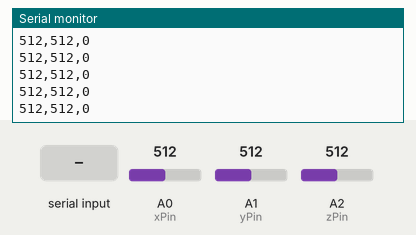
Simulated run of this sketch. Board: Arduino Uno, built with avr-gcc and run on an emulated ATmega328P. On the bench: the last lines printed to the serial monitor. The inputs (shaded band) are chosen by the test bench; at power-on: A0 (xPin) = 512, A1 (yPin) = 512, A2 (zPin) = 512.

Above: at 1.2 s.
1.3 s: byte 43 (43) received over Serial
3.0 s: byte 45 (45) received over Serial
4.5 s: byte 61 (61) received over Serial
At 4.95 s:
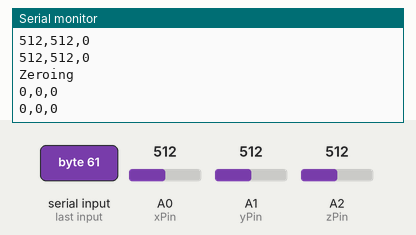
6.0 s: A0 (xPin) set to 716
At 6.2 s:
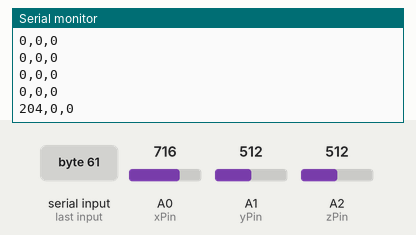
7.5 s: A1 (yPin) set to 716
At 7.7 s:
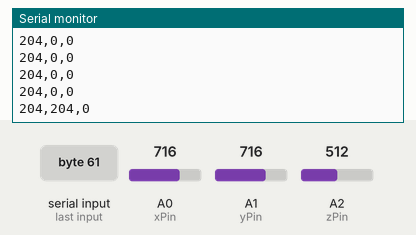
9.0 s: A2 (zPin) set to 716
At 9.21 s:
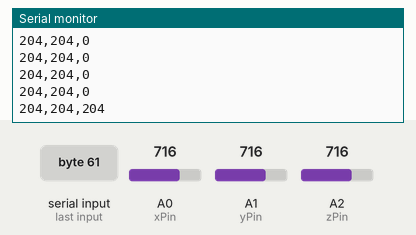
Timing chart, 0 to 11.5 s (numbered marks = the images above; inputs shaded):
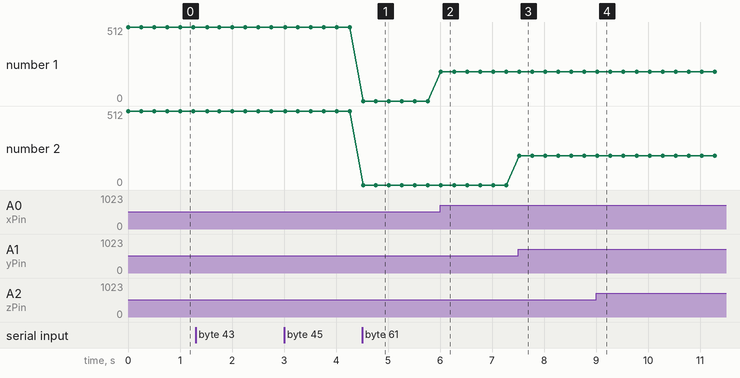

Measured:
- after the input at 4.5 s, the serial monitor: prints a new line at once (image 1)
- after the input at 6.0 s, the serial monitor: prints a new line at once (image 2)
- after the input at 7.5 s, the serial monitor: prints a new line at once (image 3)
- after the input at 9.0 s, the serial monitor: prints a new line at once (image 4)
- plotted number 1: 0 → 204 after the input at 6.0 s

The sketch:

ADXL335_Test.ino
```cpp
int xPin = A0;    // select the input pin for the potentiometer
int yPin = A1;
int zPin = A2;

int xVal, yVal, zVal = 0;  // variable to store the value coming from the sensor

int xMin, yMin, zMin = 1024;
int xMax, yMax, zMax = 0;
int command = 0;

void setup() {
  // declare the ledPin as an OUTPUT:
  Serial.begin(9600);
}

void loop() {
  // read the value from the sensor:
  xVal = analogRead(xPin);
  yVal = analogRead(yPin);
  zVal = analogRead(zPin);
  if(xVal < xMin) xMin = xVal;
  if(yVal < yMin) yMin = yVal;
  if(zVal < zMin) zMin = zVal;
  if(xVal > xMax) xMax = xVal;
  if(yVal > yMax) yMax = yVal;
  if(zVal > zMax) zMax = zVal;
  // turn the ledPin on
  Serial.print(xVal - xMin);
  Serial.print(",");
  Serial.print(yVal - yMin);
  Serial.print(",");
  Serial.println(zVal - zMin);
  delay(250);
  if(Serial.available() > 0)
  {
    command = Serial.read();
    if(command == 43){
      Serial.print("Maxes");
      Serial.print(xMax);
      Serial.print(",");
      Serial.print(yMax);
      Serial.print(",");
      Serial.println(zMax);
    }
    if(command == 45){
      Serial.print("Mins");
      Serial.print(xMin);
      Serial.print(",");
      Serial.print(yMin);
      Serial.print(",");
      Serial.println(zMin);
    }
    if(command == 61){
      Serial.println("Zeroing");
      xMin = yMin = zMin = 1024;
      xMax = yMax = zMax = 0;
    }
    command = 0;
  }

}
```
